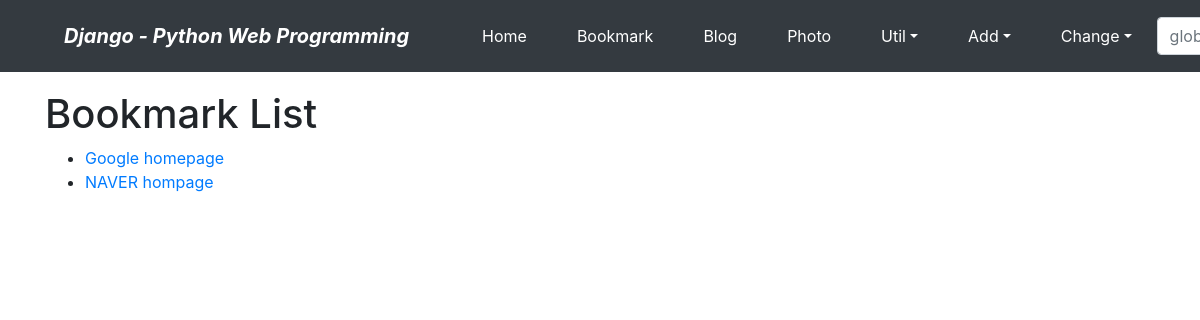
The app's page /bookmark/, older data.
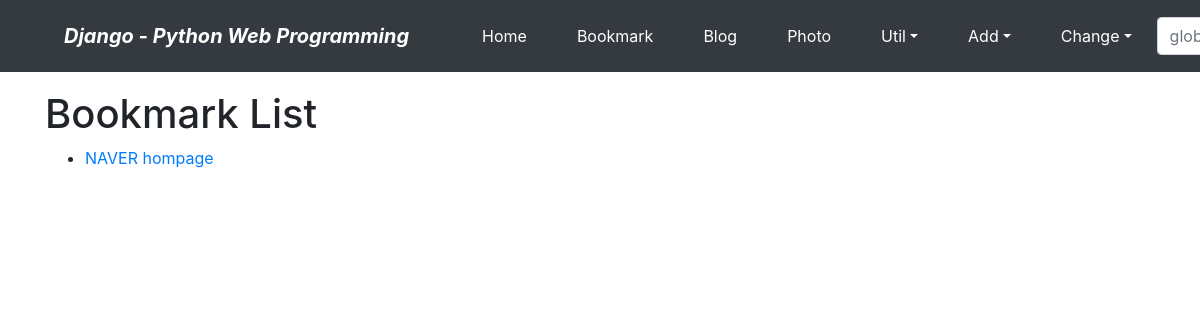
The same page, newer data.
### bookmark/models.py (models this page shows)
class Bookmark(models.Model):
    title = models.CharField("TITLE", max_length=100, blank=True)
    url = models.URLField('URL', unique=True)
    owner = models.ForeignKey(User, on_delete=models.CASCADE, blank=True, null=True)
    def __str__(self):
        return self.title

### bookmark/views.py (the view)
# urls.py: path('', views.BookmarkLV.as_view(), name='index'),
class BookmarkLV(ListView):
    model = Bookmark

### bookmark/templates/bookmark/bookmark_list.html (shortened to what this page needs)
{% extends "base.html" %}
{% block content %}
    <h1>Bookmark List</h1>
    <ul>
        {% for bookmark in object_list %}
        <li><a href="{% url 'bookmark:detail' bookmark.id %}">{{ bookmark }}</a></li>
        {% endfor %}
    </ul>
{% endblock %}

Row changes from the older to the newer data that the page shows:
removed Bookmark: title "Google homepage"
